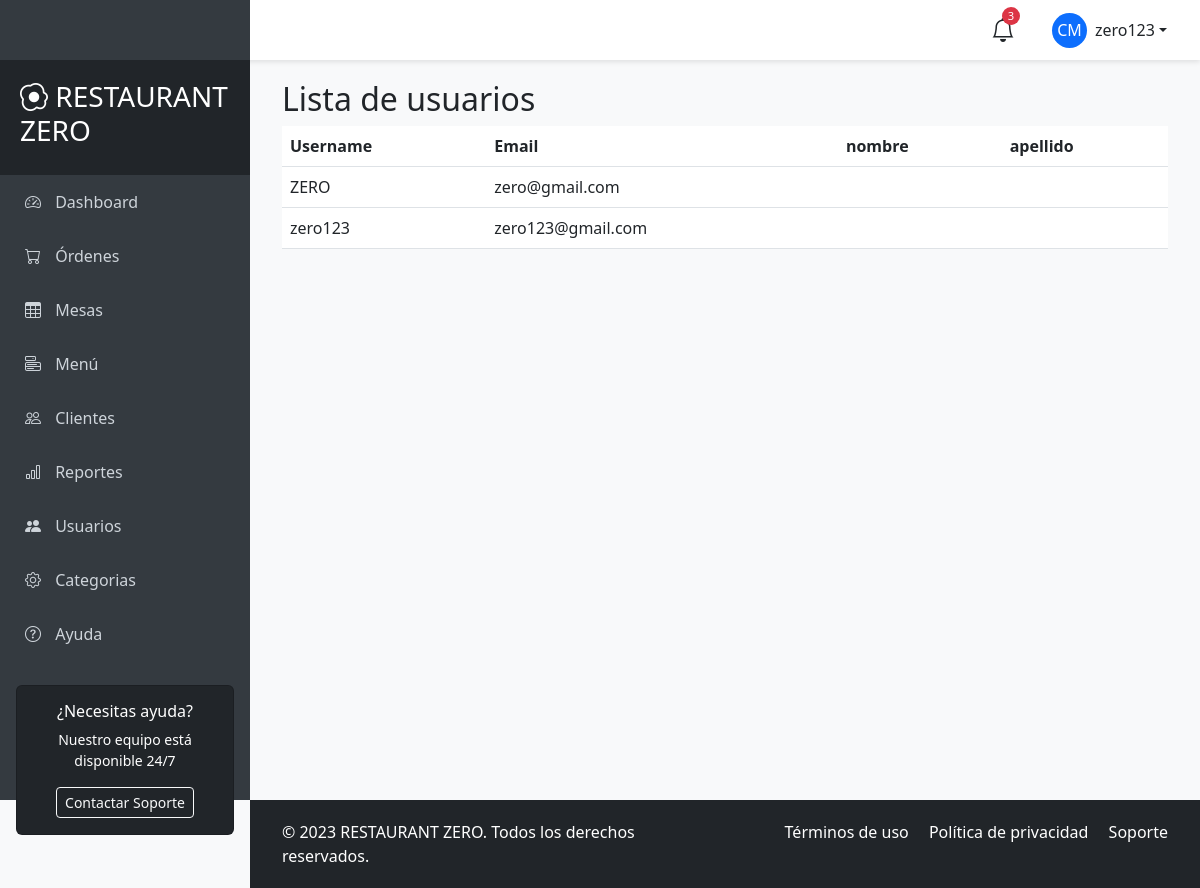
Screenshot of /accounts/users/ (signed in) with the database file from the repository.
### apps/accounts/models.py (models this page shows)
class AppUser(AbstractUser):
    pass

### apps/accounts/views.py (the view)
# urls.py: path('users/', views.UserListView.as_view(), name='user_list'),
class UserListView(LoginRequiredMixin ,ListView):
    login_url = 'accounts:login'
    model = AppUser
    template_name = 'accounts/user_list.html'
    context_object_name = 'users'

### templates/accounts/user_list.html
{% extends 'main/base_user.html' %}
{% block content %}
  <h2>Lista de usuarios</h2>
  <table class="table">
    <thead>
      <tr>
        <th>Username</th>
        <th>Email</th>
        <th>nombre</th>
        <th>apellido</th>
      </tr>
    </thead>
    <tbody>
      {% for user in users %}
      <tr>
        <td>{{ user.username }}</td>
        <td>{{ user.email }}</td>
        <td>{{ user.first_name }}</td>
        <td>{{ user.last_name }}</td>
      </tr>
      {% endfor %}
    </tbody>
    </table>
{% endblock %}

### templates/main/base_user.html (shortened to what this page needs)
<!DOCTYPE html>
<html lang="es">
<head>
    <link href="https://cdn.jsdelivr.net/npm/bootstrap@5.3.0/dist/css/bootstrap.min.css" rel="stylesheet">
    <link rel="stylesheet" href="https://cdn.jsdelivr.net/npm/bootstrap-icons@1.10.0/font/bootstrap-icons.css">
</head>
<body>
    <nav id="sidebar">
        <div class="sidebar-header">
            <h3><i class="bi bi-egg-fried"></i> RESTAURANT ZERO</h3>
        </div>
        <ul class="list-unstyled">
            <li class="active"><a href="#"><i class="bi bi-speedometer2"></i> Dashboard</a></li>
            <li><a href="{% url 'ordenes:ordenes_list' %}"><i class="bi bi-cart"></i> Órdenes</a></li>
            <li><a href="{% url 'ordenes:mesas_list' %}"><i class="bi bi-table"></i> Mesas</a></li>
            <li><a href="{% url 'platillos:platillos_list' %}"><i class="bi bi-menu-button"></i> Menú</a></li>
            <li><a href="#"><i class="bi bi-people"></i> Clientes</a></li>
            <li><a href="#"><i class="bi bi-bar-chart"></i> Reportes</a></li>
            <li><a href="{% url 'accounts:user_list' %}"><i class="bi bi-people-fill"></i> Usuarios</a> </li>
            <li><a href="{% url 'platillos:categoria_list' %}"><i class="bi bi-gear"></i> Categorias</a></li>
            <li><a href="#"><i class="bi bi-question-circle"></i> Ayuda</a></li>
        </ul>
        <div class="px-3 mt-4">
            <div class="card bg-dark text-white">
                <div class="card-body text-center">
                    <h6>¿Necesitas ayuda?</h6>
                    <p class="small">Nuestro equipo está disponible 24/7</p>
                    <button class="btn btn-sm btn-outline-light">Contactar Soporte</button>
                </div>
            </div>
        </div>
    </nav>
    <header id="header" class="d-flex align-items-center justify-content-between">
        <button type="button" id="sidebarCollapse" class="btn">
        </button>
        <div class="d-flex align-items-center">
            <div class="position-relative me-4">
                <i class="bi bi-bell fs-4"></i>
                <span class="notification-badge">3</span>
            </div>
            <div class="dropdown">
                <button class="btn dropdown-toggle d-flex align-items-center" type="button" id="userDropdown" data-bs-toggle="dropdown" aria-expanded="false">
                    <div class="rounded-circle bg-primary d-flex align-items-center justify-content-center me-2" style="width: 35px; height: 35px;">
                        <span class="text-white">CM</span>
                    </div>
                    {{ request.user.username }}
                </button>
            </div>
        </div>
    </header>
    <div id="content">
        <div class="container-fluid">
            {% block content %}
            {% endblock %}
        </div>
    </div>
    <footer id="footer" class="bg-dark text-white">
        <div class="container-fluid">
            <div class="row">
                <div class="col-md-6">
                    <p class="mb-0">&copy; 2023 RESTAURANT ZERO. Todos los derechos reservados.</p>
                </div>
                <div class="col-md-6 text-md-end">
                    <p class="mb-0">
                        <a href="#" class="text-white text-decoration-none me-3">Términos de uso</a>
                        <a href="#" class="text-white text-decoration-none me-3">Política de privacidad</a>
                        <a href="#" class="text-white text-decoration-none">Soporte</a>
                    </p>
                </div>
            </div>
        </div>
    </footer>
</body>
</html>

### templates/main/base_user.html (style rules this page uses)
:root { --primary-color: #dc3545; --secondary-color: #ffc107; --sidebar-width: 250px; --header-height: 60px; }
body { font-family: 'Segoe UI', Tahoma, Geneva, Verdana, sans-serif; background-color: #f8f9fa; overflow-x: hidden; }
#sidebar { height: 100vh; width: var(--sidebar-width); position: fixed; top: 0; left: 0; background-color: #343a40; color: white; padding-top: var(--header-height); transition: all 0.3s; z-index: 1000; }
#sidebar .sidebar-header { padding: 20px; background-color: #212529; }
#sidebar ul li a { padding: 15px 25px; display: block; color: #ced4da; text-decoration: none; transition: all 0.3s; }
#sidebar ul li a i { margin-right: 10px; width: 20px; text-align: center; }
#header { height: var(--header-height); position: fixed; top: 0; left: 0; right: 0; background-color: white; box-shadow: 0 2px 5px rgba(0,0,0,0.1); z-index: 900; padding: 0 20px; }
#sidebarCollapse { background: transparent; border: none; color: var(--primary-color); font-size: 1.5rem; }
#content { margin-left: var(--sidebar-width); padding: 20px; padding-top: calc(var(--header-height) + 20px); transition: all 0.3s; min-height: 100vh; }
#footer { background-color: #343a40; color: white; padding: 20px; margin-left: var(--sidebar-width); transition: all 0.3s; }
.notification-badge { position: absolute; top: -5px; right: -5px; background-color: var(--primary-color); color: white; border-radius: 50%; width: 18px; height: 18px; font-size: 0.7rem; display: flex; align-items: center; justify-content: center; }

### rows the page displays
AppUser: user.username "zero123", username "zero123", email "zero123@gmail.com"
AppUser: username "ZERO", email "zero@gmail.com"
